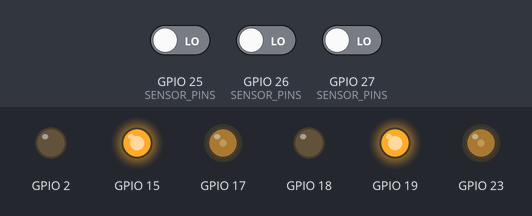
Recording of a sketch running on a simulated ESP32. On the bench: output pins drawn as LEDs (lit = HIGH). The test bench sets the inputs (shaded band); at power-on: GPIO 25 (SENSOR_PINS) LOW, GPIO 26 (SENSOR_PINS) LOW, GPIO 27 (SENSOR_PINS) LOW. What the sketch prints to the serial monitor is not drawn.

Above: at 3.2 s.
3.3 s: GPIO 25 (SENSOR_PINS) driven HIGH
At 4.4 s:
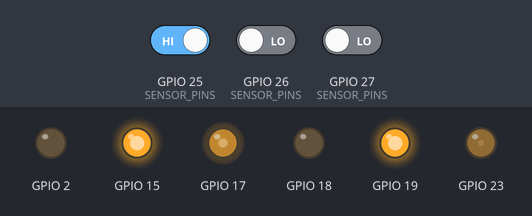
4.8 s: GPIO 25 (SENSOR_PINS) driven LOW and GPIO 26 (SENSOR_PINS) driven HIGH
At 5.6 s:
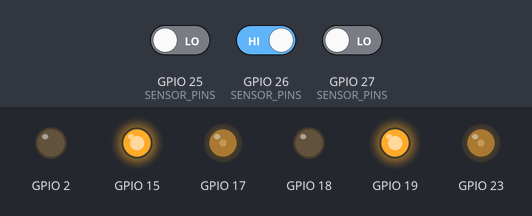
6.3 s: GPIO 27 (SENSOR_PINS) driven HIGH
At 6.7 s:
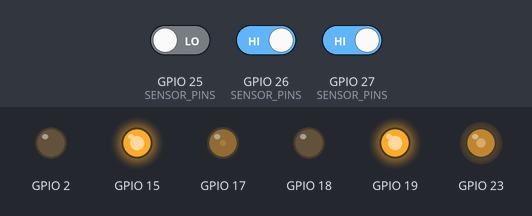
Timing chart, 0 to 9.3 s (numbered marks = the images above; inputs shaded):
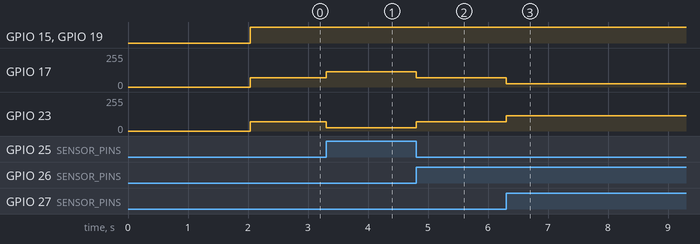

Measured:
- after the input at 3.3 s, GPIO 17: 70/255 → 115/255 at once; GPIO 23: 70/255 → 25/255 at once
- after the input at 4.8 s, GPIO 17: 115/255 → 70/255 at once; GPIO 23: 25/255 → 70/255 at once
- after the input at 6.3 s, GPIO 17: 70/255 → 25/255 at once; GPIO 23: 70/255 → 115/255 at once

The sketch:

line_following_backward.ino
```cpp
/*
 * ====================================================
 * ESP32 LINE FOLLOWER - BACKWARD WITH BACK SENSORS
 * ====================================================
 * MODULE1B - BACKWARD LINE FOLLOWING ✅ WORKING
 *
 * Hardware:
 * - ESP32 Dev Module
 * - 3x BACK IR Sensors: Left(27), Middle(26), Right(25)
 * - L298N Motor Driver
 * - 4x DC Motors
 *
 * Sensor Spacing: 1cm between each sensor
 * Total span: 4cm (left to right, including 2cm middle sensor)
 *
 * Features:
 * - PID-based line following IN REVERSE
 * - Uses BACK sensors (near rear wheels)
 * - SAME logic as forward - no delay compensation needed!
 * ====================================================
 */

// ============================================== SETTINGS /////////////////

// For 4cm line width with 1cm sensor spacing (digital sensors):
// BACKWARD MODE: Same PID as forward because back sensors are near rear wheels!
const int NORMAL_SPEED = 70;       // ✅ Same speed as forward
const float KP = 45;               // ✅ Same as forward MODULE1
const float KI = 0;                // Keep at 0
const float KD = 30;               // ✅ Same as forward MODULE1

const int SENSORS_COUNT = 3;  // 3 BACK IR sensors
const int SENSOR_PINS[SENSORS_COUNT] = {27, 26, 25};  // {Back Left, Back Middle, Back Right} ✅ TESTED
const int ERRORS[2] = {0, 1};  // Only 2 error levels for 3 sensors

const int MAX_SPEED = 255;
const int MIN_SPEED = 0;

// L298N Motor Driver Pins (ESP32 GPIO)
const int LEFT_IN1 = 15;   // Left motor direction 1
const int LEFT_IN2 = 2;    // Left motor direction 2
const int LEFT_EN = 17;    // Left motor speed (PWM)

const int RIGHT_IN1 = 18;  // Right motor direction 1
const int RIGHT_IN2 = 19;  // Right motor direction 2
const int RIGHT_EN = 23;   // Right motor speed (PWM)

const bool DEBUG = false;  // Set to true for testing
const int DELAY_TIME = 200;  // Debug delay in milliseconds

// ==============================================  /////////////////


// ============================================== PID CLASS /////////////////
class PID {
    public:

    float KP;
    float KI;
    float KD;

    float last_proportional, integral;

    PID (float KP, float KI, float KD) {
        this->KP = KP;
        this->KD = KD;
        this->KI = KI;
    }

    int calculate_speed_difference(int proportional) {
        float derivative = proportional - last_proportional;
        integral = integral + proportional;
        last_proportional = proportional;

        return proportional * KP + integral * KI + derivative * KD;
    }
};


// ============================================== SENSORS CLASS /////////////////
class Sensors {
    public:

    int sensors_count;
    const int *sensor_pins;
    const int *errors;
    int previous_error;

    Sensors (int sensors_count, const int *sensor_pins, const int *errors) {
        this->sensor_pins = sensor_pins;
        this->sensors_count = sensors_count;
        this->errors = errors;
        this->previous_error = 0;
    }

    void initialize() {
        // Set all sensor pins as INPUT
        for(int i = 0; i < sensors_count; i++) {
            pinMode(sensor_pins[i], INPUT);
        }
    }

    int calculate_error() {
        int error;
        // 3 BACK Sensors: Left(25), Middle(26), Right(27)
        // SAME logic as forward - back sensors are near rear wheels!
        // Binary pattern: LMR (Left-Middle-Right)
        switch (get_line_position()) {
            // Right sensor only (line is to the RIGHT - turn RIGHT)
            case 0b001: error = -errors[1]; break;  // Turn right

            // Middle + Right (slight right)
            case 0b011: error = -errors[1]; break;  // Turn right

            // Middle sensor only (centered - no error)
            case 0b010: error =  errors[0]; break;  // Go straight (0)

            // Middle + Left (slight left)
            case 0b110: error =  errors[1]; break;  // Turn left

            // Left sensor only (line is to the LEFT - turn LEFT)
            case 0b100: error =  errors[1]; break;  // Turn left

            // All sensors on black (junction or wide line)
            case 0b111: error =  errors[0]; break;  // Go straight (0)

            // All sensors off (lost line - keep previous direction)
            case 0b000: error =  previous_error; break;

            // Any other combination
            default:    error =  previous_error; break;
        }
        previous_error = error;
        return error;
    }

    bool on_line(int sensor_pin) {
        // DIGITAL SENSOR: Returns HIGH (1) on black, LOW (0) on white
        int sensor_value = digitalRead(sensor_pin);  // ✅ Changed to digitalRead()
        return sensor_value == HIGH;  // ✅ BLACK line = HIGH
    }

    int get_line_position() {
        int line_position = 0;
        // Build binary pattern: bit 0 = LEFT, bit 1 = MIDDLE, bit 2 = RIGHT
        for(int i = 0; i < sensors_count; i++) {
            if(on_line(sensor_pins[i])) {
                line_position += (1 << i);
            }
        }
        return line_position;
    }

};


// ============================================== MOTORS CLASS /////////////////
class Motors {
    public:

    int normal_speed;
    int min_speed;
    int max_speed;

    int left_in1;
    int left_in2;
    int left_en;

    int right_in1;
    int right_in2;
    int right_en;

    Motors (int normal_speed, int min_speed, int max_speed, int left_in1, int left_in2, int left_en, int right_in1, int right_in2, int right_en) {
        this->normal_speed = normal_speed;
        this->min_speed = min_speed;
        this->max_speed = max_speed;

        this->left_in1 = left_in1;
        this->left_in2 = left_in2;
        this->left_en = left_en;

        this->right_in1 = right_in1;
        this->right_in2 = right_in2;
        this->right_en = right_en;
    }

    void initialize() {
        pinMode(left_en, OUTPUT);
        pinMode(left_in1, OUTPUT);
        pinMode(left_in2, OUTPUT);

        pinMode(right_en, OUTPUT);
        pinMode(right_in1, OUTPUT);
        pinMode(right_in2, OUTPUT);
    }

    void set_motor(int in1, int in2, int en, int speed, bool is_left_motor) {
        int dir1, dir2;
        get_direction(speed, dir1, dir2, is_left_motor);

        digitalWrite(in1, dir1);
        digitalWrite(in2, dir2);
        analogWrite(en, normalize_speed(speed));
    }

    void get_direction(int speed, int &dir1, int &dir2, bool is_left_motor) {
        // MODULE1B: ONLY BACKWARD - speeds are always negative
        // Backward: LEFT(HIGH-LOW), RIGHT(LOW-HIGH)
        if(is_left_motor) {
            dir1 = HIGH;
            dir2 = LOW;
        } else {
            dir1 = LOW;
            dir2 = HIGH;
        }
    }

    int normalize_speed(int speed) {
        return constrain(abs(speed), min_speed, max_speed);
    }

    void drive_backward(int speed_difference, bool debug) {
        // ⚠️ BACKWARD MOVEMENT: Just negate speeds, motor direction reversal handles steering
        int left_speed = -(normal_speed + speed_difference);   // Negative = backward
        int right_speed = -(normal_speed - speed_difference);  // Negative = backward

        set_motor(left_in1, left_in2, left_en, left_speed, true);   // true = left motor
        set_motor(right_in1, right_in2, right_en, right_speed, false); // false = right motor

        if(debug) {
            Serial.print("BACKWARD - left_speed: ");
            Serial.print(normalize_speed(left_speed));
            Serial.print(" - ");
            Serial.println(left_speed > 0 ? "F" : "B");

            Serial.print("BACKWARD - right_speed: ");
            Serial.print(normalize_speed(right_speed));
            Serial.print(" - ");
            Serial.println(right_speed > 0 ? "F" : "B");
        }
    }

};


// ============================================== GLOBAL OBJECTS /////////////////
Sensors sensors(SENSORS_COUNT, SENSOR_PINS, ERRORS);  // ✅ Removed THRESHOLD
Motors motors(
    NORMAL_SPEED, MIN_SPEED, MAX_SPEED,
    LEFT_IN1, LEFT_IN2, LEFT_EN,
    RIGHT_IN1, RIGHT_IN2, RIGHT_EN
);
PID pid(KP, KI, KD);


// ============================================== SETUP /////////////////
void setup() {
    Serial.begin(115200);
    Serial.println("\n========================================");
    Serial.println("   ESP32 Line Follower - BACK SENSORS");
    Serial.println("========================================");
    Serial.println("Hardware:");
    Serial.println("  - 3 BACK IR Sensors: L=25, M=26, R=27");
    Serial.println("  - Sensor spacing: 1cm between each");
    Serial.println("  - Total span: 4cm");
    Serial.println("  - L298N Motor Driver");
    Serial.println("  - 4 DC Motors\n");
    Serial.println("⚠️  BACKWARD MOVEMENT MODE");
    Serial.println("  - Using BACK sensors (near rear wheels)");
    Serial.println("  - Same PID as forward - no delay!\n");
    Serial.print("Normal Speed: ");
    Serial.println(NORMAL_SPEED);
    Serial.print("KP: ");
    Serial.println(KP);
    Serial.print("KD: ");
    Serial.println(KD);
    Serial.println();

    sensors.initialize();  // ✅ Initialize sensor pins
    motors.initialize();

    Serial.println("✅ Sensors initialized");
    Serial.println("✅ Motors initialized");
    Serial.println("🚗 Starting BACKWARD line following in 2 seconds...\n");
    delay(2000);
}


// ============================================== MAIN LOOP /////////////////
void loop() {
    int error = sensors.calculate_error();
    int speed_difference = pid.calculate_speed_difference(error);
    motors.drive_backward(speed_difference, DEBUG);  // ⚠️ Using drive_backward()

    if(DEBUG) {
        // Print sensor states
        Serial.print("Sensors [L M R]: [");
        Serial.print(sensors.on_line(SENSOR_PINS[0]) ? "■" : "□");
        Serial.print(" ");
        Serial.print(sensors.on_line(SENSOR_PINS[1]) ? "■" : "□");
        Serial.print(" ");
        Serial.print(sensors.on_line(SENSOR_PINS[2]) ? "■" : "□");
        Serial.println("]");

        Serial.print("error: ");
        Serial.println(error);
        Serial.print("speed_difference: ");
        Serial.println(speed_difference);
        Serial.println("--------------------------------------");
        delay(DELAY_TIME);
    }
}
```
